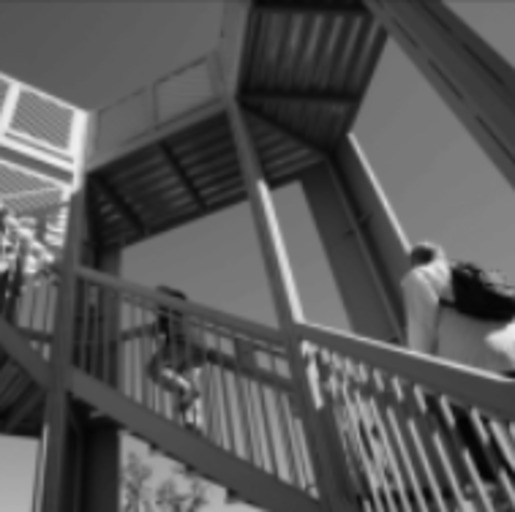
#> input picture Tema/poza.jpg, 515 x 512 px
$ python jpeg2000.py
#> lines starting #> are read from the running program, lines starting #| are printed output that depends on the picture
import numpy as np
import cv2 as cv
import matplotlib.pyplot as plt
import pywt

def show_image(title,image,ratio=0.17):
    image = cv.resize(image,(0,0),fx=ratio,fy=ratio)
    cv.imshow(title,image[:, :, ::-1])
    cv.waitKey(0)
    cv.destroyAllWindows()

X = np.array(plt.imread("poza.jpg"))
#> X is the input picture: shape (512, 515); min 2, max 240, mean 87
X = cv.resize(X, (512, 512))
#> X: shape (512, 512)
X = X.astype(float)


def recursive_dwts(X, steps=3):
    if steps == 0:
        return [X]
    coeffs = pywt.dwt2(X, 'haar')
    LL, (LH, HL, HH) = coeffs
    return recursive_dwts(LL, steps-1) + [LH, HL, HH]


def quantization(subbands, Q=10):
    subbands[0] = subbands[0] / Q
    l = len(subbands) // 3
    for i in range(l):
        for j in range(3):
            subbands[3*i+j+1] = np.sign(subbands[3*i+j+1]) * np.floor(np.abs(subbands[3*i+j+1]) / (Q * 2 ** i))
    return subbands


def dequantization(subbands, Q=10):
    subbands[0] = subbands[0] * Q
    l = len(subbands) // 3
    for i in range(l):
        for j in range(3):
            subbands[3*i+j+1] = subbands[3*i+j+1] * (Q * 2 ** i)
    return subbands


def inverse_recursive_dwts(subbands):
    l = (len(subbands) - 1) // 3
    for i in range(l):
        coeffs = (subbands[0], (subbands[1], subbands[2], subbands[3]))
        subbands = [pywt.idwt2(coeffs, 'haar')] + subbands[4:]
    return subbands[0]


def encoding(X):
    X = X - 128
    subbands = recursive_dwts(X)
    subbands = quantization(subbands)
    return subbands


def decoding(subbands):
    subbands = dequantization(subbands)
    X = inverse_recursive_dwts(subbands)
    X = X + 128
    return X


subbands = encoding(X)
#> call 2 of recursive_dwts, with steps = 2
#> in recursive_dwts (call 2), `LL, (LH, HL, HH) = coeffs`:
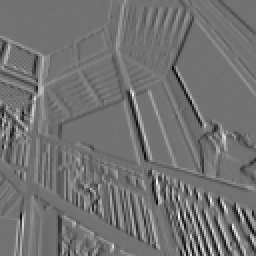
#> HL: shape (128, 128) float64 (shown 2 times larger); min -109.8, max 135.5, mean 0; drawn with min black and max white
#> in recursive_dwts (call 2), `LL, (LH, HL, HH) = coeffs`:
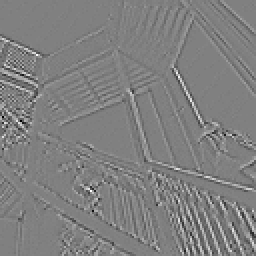
#> HH: shape (128, 128) float64 (shown 2 times larger); min -27, max 26.75, mean 0; drawn with min black and max white
#> call 3 of recursive_dwts, with steps = 1
#> in recursive_dwts (call 3), `LL, (LH, HL, HH) = coeffs`:
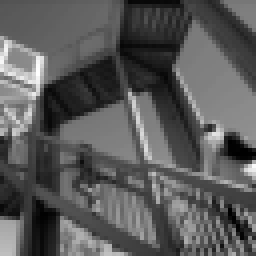
#> LL: shape (64, 64) float64 (shown 4 times larger); min -967.6, max 843.6, mean -328; drawn with min black and max white
#> in recursive_dwts (call 3), `LL, (LH, HL, HH) = coeffs`:
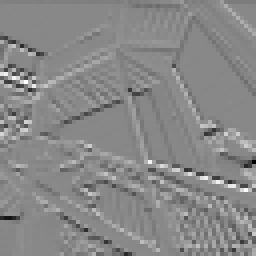
#> LH: shape (64, 64) float64 (shown 4 times larger); min -378.9, max 327, mean -1.3; drawn with min black and max white
#> in recursive_dwts (call 3), `LL, (LH, HL, HH) = coeffs`:
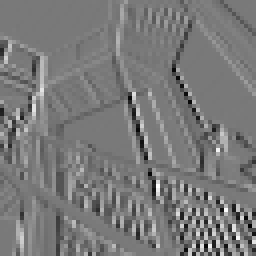
#> HL: shape (64, 64) float64 (shown 4 times larger); min -326.8, max 356.4, mean -0.1; drawn with min black and max white
#> in recursive_dwts (call 3), `LL, (LH, HL, HH) = coeffs`:
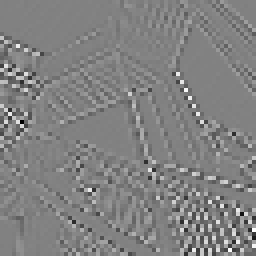
#> HH: shape (64, 64) float64 (shown 4 times larger); min -124, max 119.6, mean 0; drawn with min black and max white
#> in encoding, `subbands = recursive_dwts(X)`: subbands = 10 items
#> in quantization, `l = len(subbands) // 3`: l = 3
#> after the loop in quantization, `for i in range(l):`: subbands = 10 items
#> subbands = 10 items
X1 = decoding(subbands)
#> in dequantization, `l = len(subbands) // 3`: l = 3
#> after the loop in dequantization, `for i in range(l):`: subbands = 10 items
#> in inverse_recursive_dwts, `l = (len(subbands) - 1) // 3`: l = 3

plt.subplot(131)
plt.imshow(X, cmap="gray")
plt.title("Original Image")

plt.subplot(132)
plt.imshow(X1, cmap="gray")
plt.title("Encoded & Decoded Image")

plt.subplot(133)
plt.imshow(np.abs(X1 - X), cmap="gray")
plt.title("Absolute Diff")
plt.show()
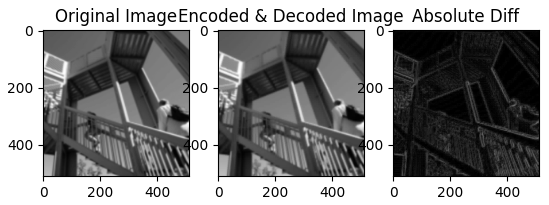
#> figure drawn by matplotlib, 3 panels
